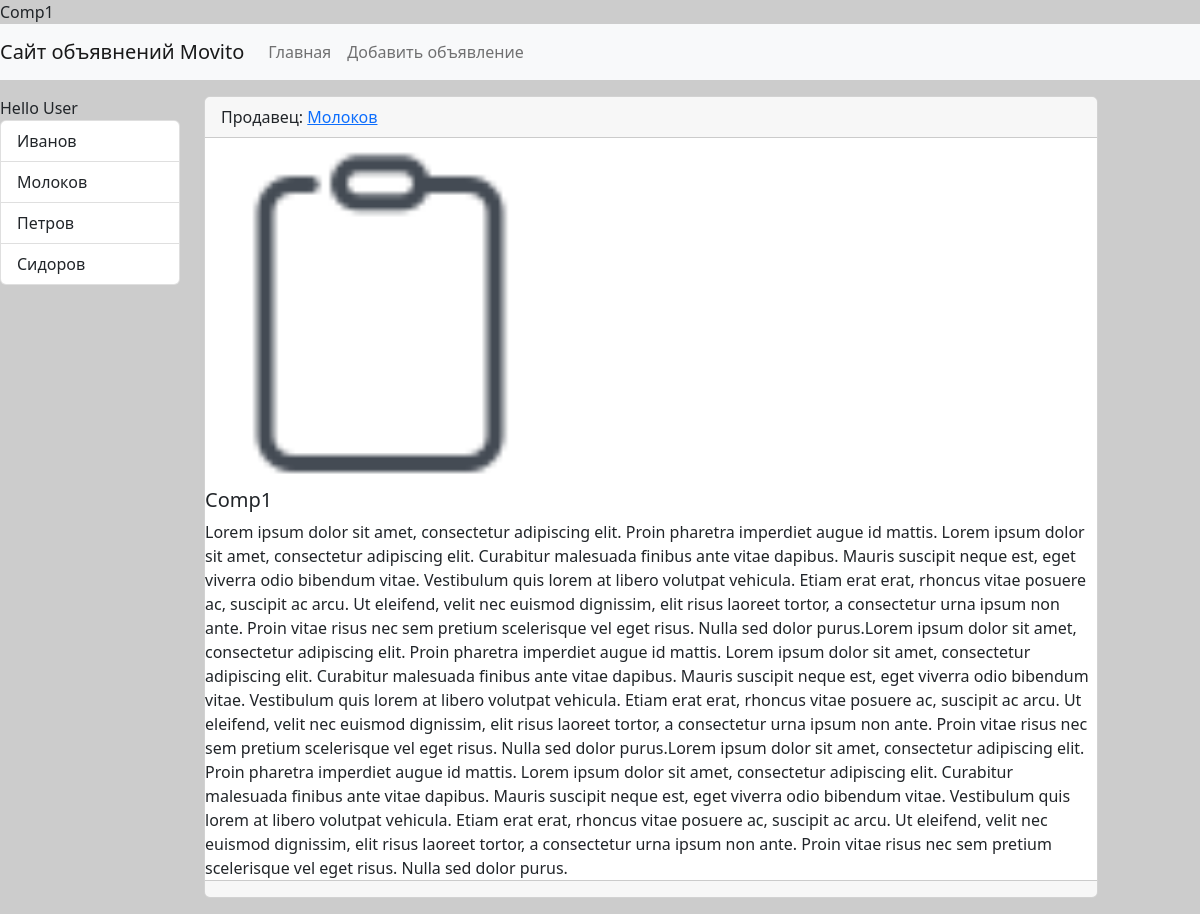
The app's page /catalog/1/ with its own data.
### catalog/models.py (models this page shows, shortened)
class Seller(models.Model):
    seller_name = models.CharField(max_length=150, db_index=True, verbose_name='Имя Продавца')
    class Meta:
            verbose_name = 'Продавец'
            verbose_name_plural = 'Продавцы'
            ordering = ['seller_name']
    def __str__(self) -> str:
        return self.seller_name
    def get_absolute_url(self):
        return reverse('name_path_seller', kwargs={"seller_id": self.pk})

class Catalog(models.Model):
    title = models.CharField(max_length=150, verbose_name='Наименование')
    name = models.CharField(max_length=150, verbose_name='Название' ) #, help_text="Введите наименование товара")           # наимнование товара
    create_at  =models.DateTimeField(auto_now_add=True, verbose_name='Дата публикации' )
    update_at = models.DateTimeField(auto_now=True, verbose_name='Обновлено' )
    seller = models.ForeignKey('Seller', on_delete=models.PROTECT, null=True, verbose_name='Продавец')
    photo = models.ImageField(upload_to='photos/', blank=True, verbose_name='Фото' )
    is_publ = models.BooleanField(default=True, verbose_name='Опубликовано' )
    comments = models.TextField(blank=True, verbose_name='Комментарии' )                      # комментарии к товару
    class Meta:
        verbose_name = 'Объявление'
        verbose_name_plural = 'Объявления'
        ordering = ['-create_at']

### catalog/views.py (the view)
# urls.py: path('catalog/<int:advert_id>/', view_advert, name='name_path_view_advert'),
def view_advert(request, advert_id):
        advert_item = get_object_or_404(Catalog,pk=advert_id)
        data_in_template_ViewAdvert = {
        'advertItem': advert_item,
        }
        return render(request, 'catalog/view_advert.html', context= data_in_template_ViewAdvert)

### catalog/templatetags/catalog_tags.py (called while the page is built)
@register.inclusion_tag('catalog/list_sellers.html')
def show_sellers(arg1 = "Hello", arg2 = "world"):
    sellers = Seller.objects.all()
    return {"list_of_sellers" : sellers, 'arg1': arg1, 'arg2': arg2}

### catalog/templates/catalog/view_advert.html (shortened to what this page needs)
{% extends 'base.html' %}
{% block sidebar %}
{% include 'inc/_sidebar.html' %}
{% endblock %}
{% block content %}
      <div class="card mb-3">
        <div class="card-header">
          Продавец: <a href="{{advertItem.seller.get_absolute_url }}"> {{ advertItem.seller }} </a>
        </div>
        <div class="media">
          {% if advertItem.photo %}
          <img src="{{advertItem.photo.url}}" alt="" width="350" class="mr-3">
          {% else %}
          <img src="\media\photos\new1.png" alt="" width="350" class="mr-3">
          {% endif %}
          <div class="media-body">
            <h5 class="card-title">{{ advertItem.title }}</h5>
            <p class="card-text">{{ advertItem.comments }}</p>
          </div>
        </div>
        <div class="card-footer text-muted">
        </div>
      </div>
{% endblock %}

### catalog/templates/catalog/list_sellers.html
<div class="list-group">
    {{ arg1}} {{ arg2}}
    {% for  itemSeller in list_of_sellers %}
    <a href=" {{ itemSeller.get_absolute_url }}" class="list-group-item list-group-item-action"> {{ itemSeller.seller_name }}</a>
    {% endfor %}
</div>

### config/static/css/style.css (style rules this page uses)
body { background-color: #ccc; }

### records on screen
Seller: seller_name "Иванов"
Seller: seller_name "Молоков"
Seller: seller_name "Петров"
Seller: seller_name "Сидоров"
Catalog: seller "Молоков", title "Comp1", comments "Lorem ipsum dolor sit amet, consectetur adipiscing elit. Proin pharetra imperdiet augue id mattis. Lorem ipsum dolor sit amet, consectetur adipiscing elit. Curabitur malesuada finibus ante vitae dapibus. Mauris suscipit neque est, eget viverra odio bibendum vitae. Vestibulum quis lorem at libero volutpat vehicula. Etiam erat erat, rhoncus vitae posuere ac, suscipit ac arcu. Ut eleifend, velit nec euismod dignissim, elit risus laoreet tortor, a consectetur urna ipsum non ante. Proin vitae risus nec sem pretium scelerisque vel eget risus. Nulla sed dolor purus.Lorem ipsum dolor sit amet, consectetur adipiscing elit. Proin pharetra imperdiet augue id mattis. Lorem ipsum dolor sit amet,…"

### other values on screen
{{ arg1 }} "Hello"
{{ arg2 }} "User"
